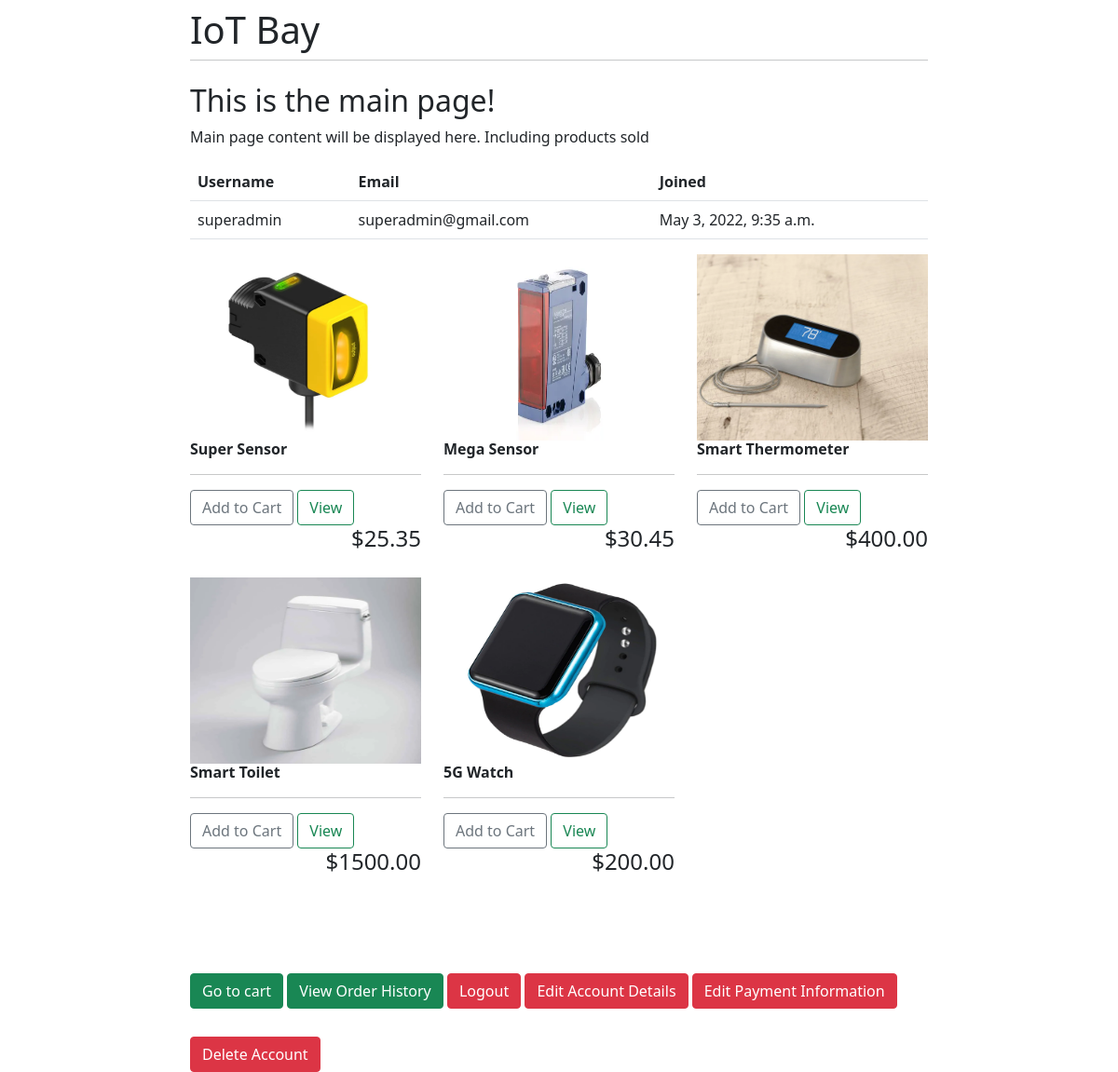
The app's page /main/ (signed in) with its own data.
### main/models.py (models this page shows, shortened)
class Item(models.Model):
    name = models.CharField(max_length=100)
    stock_num = models.IntegerField()
    price = models.FloatField(null=True)
    image = models.ImageField(null=True, blank=True)

### main/views.py (the view)
# urls.py: path('', include("main.urls")),
def main(request):
    customer = request.user
    order, created = Order.objects.get_or_create(customer=customer, complete=False)
    items = order.orderitem_set.all()
    cartItems = order.get_cart_items
    products = Item.objects.all()
    context = {'products': products, 'cart_items': cartItems}
    return render(request, "main/main.html", context)

### main/models.py (called while the page is built)
    @property
    def get_cart_items(self):
        orderitems = self.orderitem_set.all()
        total = sum([item.quantity for item in orderitems])
        return total

### main/templates/main/main.html
{% extends 'main/base.html' %}
{% load static %}
{% block content %}
<h2>This is the main page!</h2>
<p>Main page content will be displayed here. Including products sold</p>
<table class="table">
    <tr>
        <th class="test">Username</th>
        <th>Email</th>
        <th>Joined</th>
    </tr>
    <tr>
        <td>{{user.username}}</td>
        <td>{{user.email}}</td>
        <td>{{user.date_joined}}</td>
    </tr>
</table>
<div class="row">
    {% for product in products %}
    <div class="col-lg-4" style="margin-bottom:20px">
        <img style="width: 100%;height: 200px" src="{{product.image.url}}"/>
        <div class="box-element product">
            <h6><strong>{{product.name}}</strong></h6>
            <hr>
            <button data-product={{product.id}} data-action="add" class="btn btn-outline-secondary add-btn update-cart">Add to Cart</button>
            <a class="btn btn-outline-success" href="#">View</a>
            <h4 style="float: right">${{product.price|floatformat:2}}</h4>
        </div>
    </div>
    {% endfor %}
</div>
<br></br>
<a class = 'btn btn-success' style = "margin-top: 30px;" href="/cart">Go to cart</a>
<a class = 'btn btn-success' style = "margin-top: 30px;" href="/orderhistory">View Order History</a>
<a class = 'btn btn-danger' style = "margin-top: 30px;" href = "/logout">Logout</a>
<a class = 'btn btn-danger' style = "margin-top: 30px;" href="/edit">Edit Account Details</a>
<a class = 'btn btn-danger' style = "margin-top: 30px;" href="/edit_payment">Edit Payment Information</a>
<a class = 'btn btn-danger' style = "margin-top: 30px;" href = "/deleteaccount">Delete Account</a>
{% endblock %}

### records on screen
Item: image (picture), name "Super Sensor", price "25.35"
Item: image (picture), name "Mega Sensor", price "30.45"
Item: image (picture), name "Smart Thermometer", price "400.00"
Item: image (picture), name "Smart Toilet", price "1500.00"
Item: image (picture), name "5G Watch", price "200.00"

### other values on screen
{{ user.username }} "superadmin"
{{ user.email }} "superadmin@gmail.com"
{{ user.date_joined }} "May 3, 2022, 9:35 a.m."
